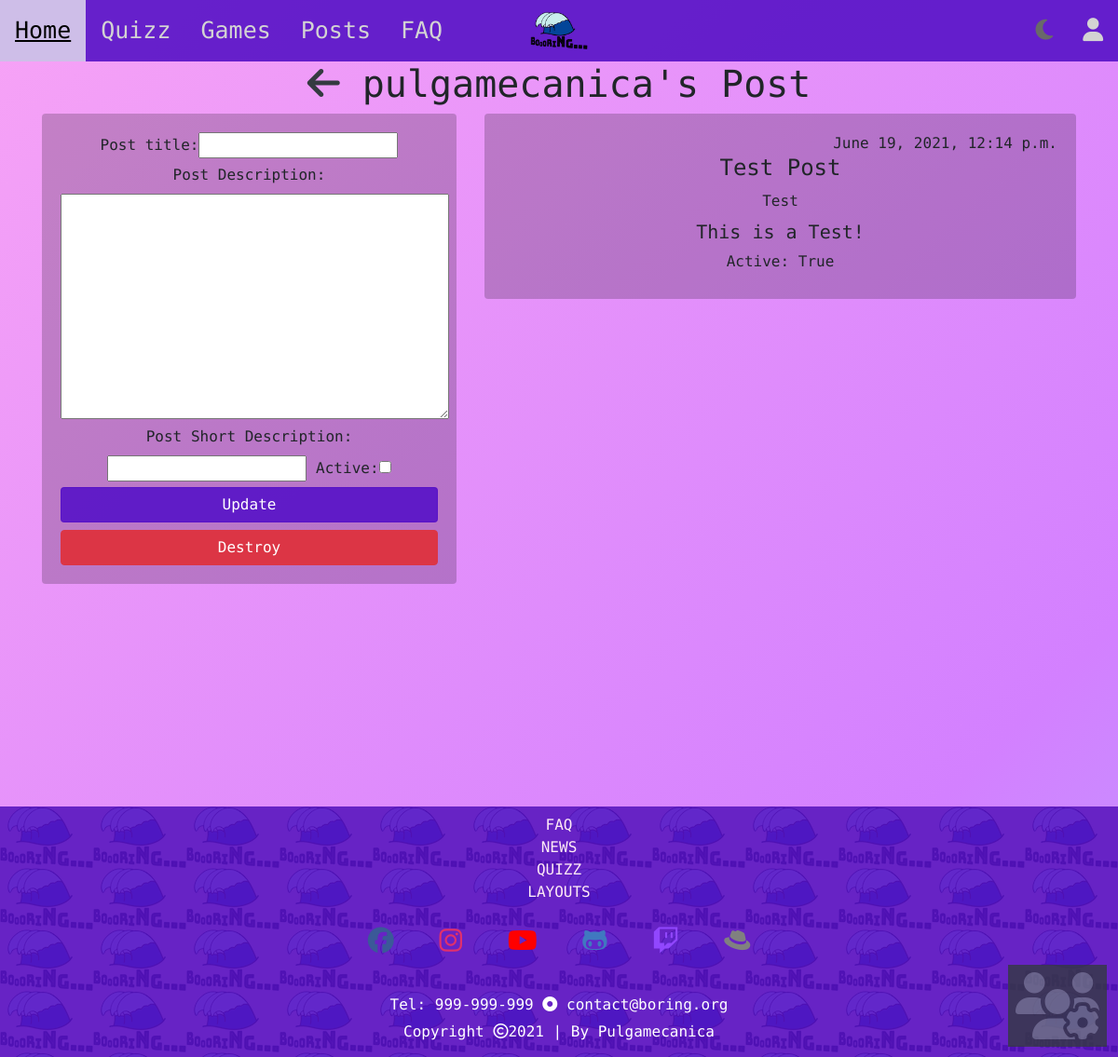
The page /boring/post/8 (signed in) on the database its author committed.
### boring/models.py (models this page shows, shortened)
class Post(models.Model):
    title = models.CharField(max_length = 30)
    description = models.TextField(max_length = 150)
    views = models.IntegerField(default = 0)
    likes = models.IntegerField(default = 0)
    active = models.BooleanField(default=False)
    created_at = models.DateTimeField(auto_now_add=True)
    short_description = models.CharField(max_length = 15, default='Details')
    user = models.ForeignKey(BoringUser, on_delete=models.CASCADE, related_name="posts")

### boring/views.py (the view)
# urls.py: path('post/<int:post_id>', views.post_page_view, name="post"),
@login_required(login_url='./login')
def post_page_view(request, post_id):
    context = {'post': Post.objects.get(pk=post_id)}
    if request.method == 'POST':
        form = PostForm(request.POST)
        if form.is_valid():
            postUpdate = Post.objects.filter(pk=post_id)
            title = form.cleaned_data['title']
            if title:
                postUpdate.update(title = title)
            description = form.cleaned_data['description']
            if description:
                postUpdate.update(description = description)
            short_description = form.cleaned_data['short_description']
            if short_description:
                postUpdate.update(short_description = short_description)
            postUpdate.update(active = form.cleaned_data['active'])
            context['form'] = form
        return posts_page_view(request)
    else:
        context['form'] = PostForm()
    return render(request, 'boring/post.html', context)

### boring/forms.py
class PostForm(forms.Form):
    title = forms.CharField(required=False, label='Post title', max_length=30)
    description = forms.CharField(widget=forms.Textarea, required=False, label='Post Description', max_length=150)
    short_description = forms.CharField(required=False, label='Post Short Description', max_length=15)
    active = forms.BooleanField(required=False)

### boring/templates/boring/post.html (shortened to what this page needs)
{% extends 'boring_website/base.html' %}
{% block main %}
   <h1 class="text-center"><a href={% url 'boring:profile' %}><i class="fas fa-arrow-left text-dark"></i></a>  {{ user.username }}'s Post</h1>
   <div class="container boring-games-container">
        <div class="row justify-content-center">
            <div class="col-lg-5 col-md-5 col-sm-12">
                <div class="card mb-3">
                    <div class="card-body text-center">
                        <form action="{% url 'boring:post' post.id %}" method="post">
                            {{ form.as_table }}
                            <input type="submit" value="Update" class="btn btn-primary btn-block">
                            <a href={% url 'boring:delete_post' post.id %} class="btn btn-danger btn-block" onclick="return confirm('Do you really want to delete: {{post.title}}')">Destroy</a>
                        </form>
                    </div>
                </div>
            </div>
            <div class="col-lg-7 col-md-7 col-sm-12">
                <div class="card mb-3">
                    <div class="card-body text-center">
                        <span class="float-right"> {{  post.created_at}}</span>
                        <br>
                        <h4 class="card-title"> {{ post.title }} </h4>
                        <h6 class="card-title"> {{ post.short_description }} </h6>
                        <span class="card-text">
                            <h5> {{ post.description }} </h5>
                            <h6>Active: {{ post.active }} </h6>
                        </span>
                    </div>
                </div>
            </div>
        </div>
   </div>
{% endblock %}

### boring_website/static/boring_website/css/base.css (style rules this page uses)
* { scroll-behavior: smooth; box-sizing: border-box; padding: 0; margin: 0; }
.btn-primary { background-color: #5712c7e6; border-color: #5712c7e6; }
.card { background-color: rgba(255, 255, 255, 0.6); border: none; }
html { width: 100%; }
body { width: 100%; margin: 0; background: linear-gradient(-45deg, #17eb76, #0be683, #4fe3b9, #8cd5ff, #d380ff, #f7a3f6); background-size: 400% 400%; animation: gradient 10s ease infinite; font-family: 'Nova Mono', monospace; }

### boring_website/static/boring_website/css/home.css (style rules this page uses)
.intro-box h1, h5, h6, p { margin: 10px; }

### boring/static/boring/css/boringGames.css (style rules this page uses)
.boring-games-container .card { background-color: rgba(0, 0, 0, 0.2); }

### rows shown on the page
Post: created_at "June 19, 2021, 12:14 p.m.", title "Test Post", short_description "Test", description "This is a Test!", active "True"

### other values the page prints
{{ user.username }} "pulgamecanica"
